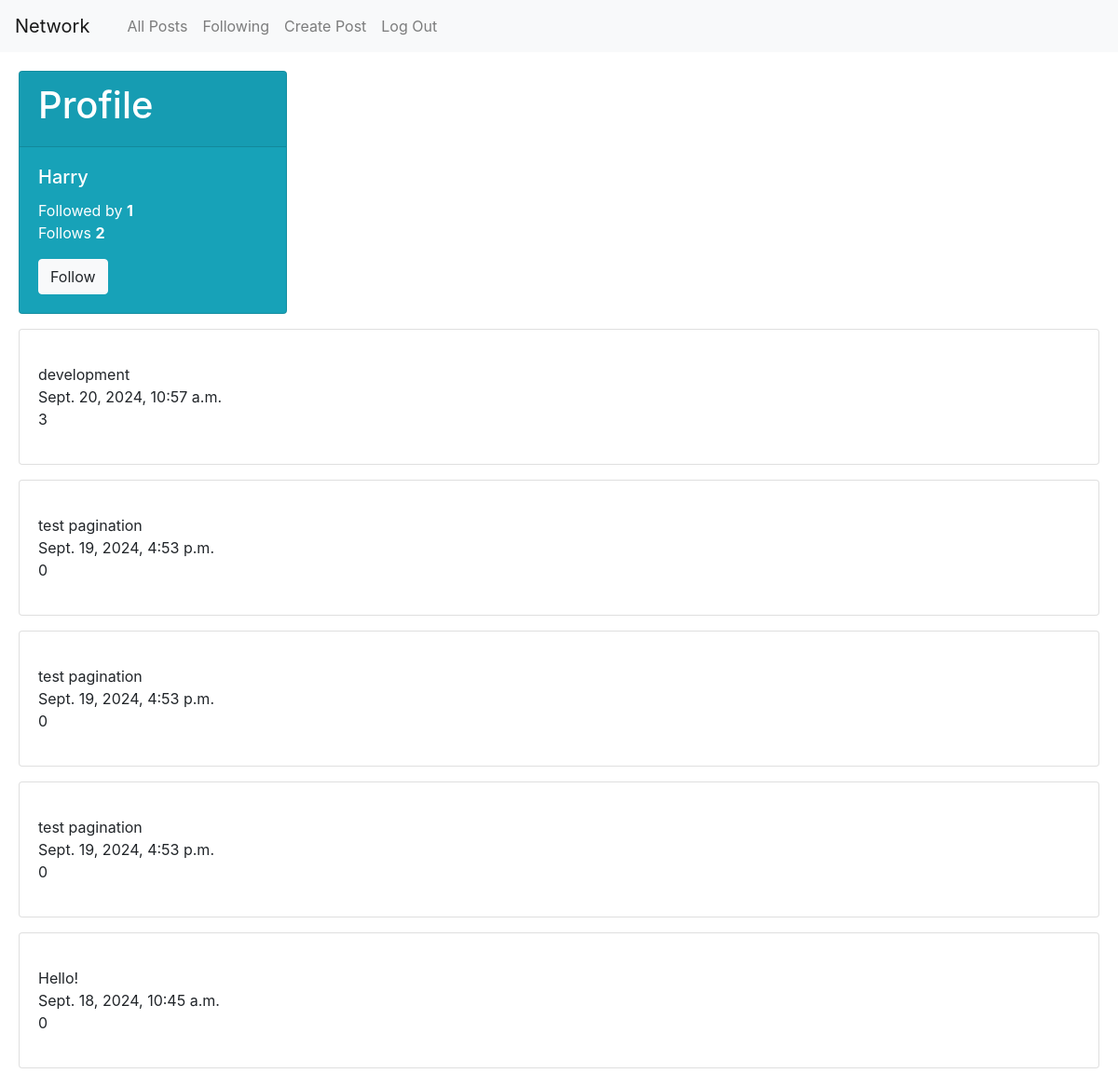
Screenshot of /profile/harry with the database file from the repository.
### network/models.py (models this page shows, shortened)
class User(AbstractUser):
    pass

class Post(models.Model):
    user = models.ForeignKey(User, on_delete=models.CASCADE, related_name="post")
    text = models.CharField(max_length=600)
    time = models.DateTimeField(auto_now=True)
    likes = models.IntegerField(default=0)

### network/views.py (the view)
# urls.py: path('profile/<str:name>' , views.profile, name="profile"),
def profile(request, name):
    token = 0
    user = User.objects.get(username=name)
    posts = Post.objects.all().filter(user=user).order_by("-time")
    follows = Follow.objects.all().filter(follower=user.id).count()
    followed_by = Follow.objects.all().filter(followed=user.id).count()
    try:
        Follow.objects.get(follower=request.user.id, followed=user.id)
        token = 1
    except:
        print("")
    return render(request, "network/profile.html",{
        "posts": posts,
        "user": user,
        "follows": follows,
        "followed_by": followed_by ,
        "token": token
    })

### network/templates/network/profile.html (shortened to what this page needs)
{% extends "network/layout.html" %}
{% block body %}
<div class="card text-white bg-info mb-3" style="max-width: 18rem;">
    <div class="card-header"><h1>Profile</h1></div>
    <div class="card-body">
      <h5 class="card-title">{{  user.username|capfirst  }}</h5>
      <div class="card-text">Followed by <b>{{ followed_by }}</b></div>
      <p class="card-text">Follows <b>{{ follows }}</b></p>
      {% if user.is_authenticated and request.user|lower != user|lower  %}
        <form action="{% url 'follow' %}" method="post">
            {% if token == 0 %}
                <button class="btn btn-light" type="submit">Follow</button>
            {% else %}
                <input type="hidden" name="unfollow" value="{{ user }}">
                <button class="btn btn-dark" type="submit">Unfollow</button>
            {% endif %}
        </form>
    {% endif %}
    </div>
  </div>
    {% if posts %}
        {% for post in posts %}
            <p>
            <div class="card">
                <div class="card-body">
                <p class="card-text">
                    <div>{{ post.text }}</div>
                    <div>{{ post.time }}</div>
                    <div>{{ post.likes }}</div>
                </p>
                </div>
            </div>
            </p>
        {% endfor %}
    {% endif %}
{% endblock %}

### rows the page displays
User: username "Harry"
Post: text "development", time "Sept. 20, 2024, 10:57 a.m.", likes "3"
Post: text "test pagination", time "Sept. 19, 2024, 4:53 p.m.", likes "0"
Post: text "test pagination", time "Sept. 19, 2024, 4:53 p.m.", likes "0"
Post: text "test pagination", time "Sept. 19, 2024, 4:53 p.m.", likes "0"
Post: text "Hello!", time "Sept. 18, 2024, 10:45 a.m.", likes "0"

### other values shown
{{ followed_by }} "1"
{{ follows }} "2"
